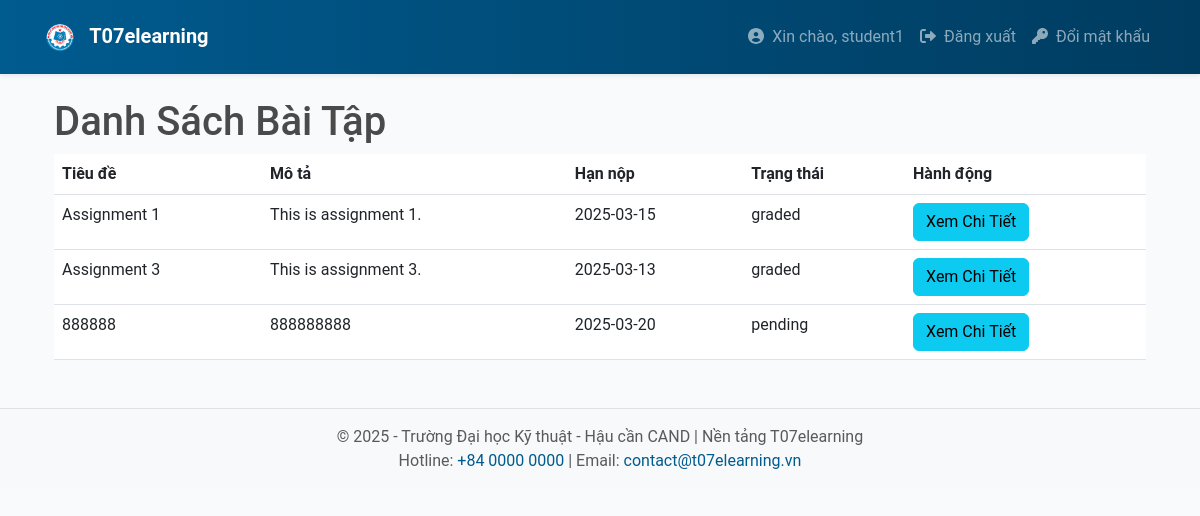
The app's page /student/view_assignments (signed in) with its own data.
### app/models.py (models this page shows, shortened)
class User(UserMixin, db.Model):
    __tablename__ = 'users'
    id = db.Column(db.Integer, primary_key=True)
    username = db.Column(db.String(64), unique=True, nullable=False)
    email = db.Column(db.String(120), unique=True, nullable=False)
    password_hash = db.Column(db.String(128), nullable=False)
    registered_on = db.Column(db.DateTime, default=datetime.utcnow)
    last_seen = db.Column(db.DateTime, default=datetime.utcnow, onupdate=datetime.utcnow)
    roles = db.relationship('Role', secondary='user_roles', back_populates='users')
    courses = db.relationship('Course', backref='lecturer', lazy='dynamic')
    enrollments = db.relationship('Enrollment', backref='student', lazy='dynamic')
    submissions = db.relationship('Submission', backref='student', lazy='dynamic')
    notifications = db.relationship('Notification', backref='user', lazy='dynamic')
    def is_student(self):
        return any(role.name == 'student' for role in self.roles)

class Submission(db.Model):
    __tablename__ = 'submissions'
    id = db.Column(db.Integer, primary_key=True)
    assignment_id = db.Column(db.Integer, db.ForeignKey('assignments.id'), nullable=False)
    student_id = db.Column(db.Integer, db.ForeignKey('users.id'), nullable=False)
    submission_date = db.Column(db.DateTime, default=datetime.utcnow)
    file_url = db.Column(db.String(512), nullable=True)
    grade = db.Column(db.Float, nullable=True)
    feedback = db.Column(db.Text, nullable=True)
    status = db.Column(db.String(64), nullable=False, default='pending')
    answer = db.Column(db.Text, nullable=True)
    assignment = db.relationship('Assignment', back_populates='submissions')

class Assignment(db.Model):
    __tablename__ = 'assignments'
    id = db.Column(db.Integer, primary_key=True)
    class_id = db.Column(db.Integer, db.ForeignKey('classes.id'), nullable=False)
    title = db.Column(db.String(128), nullable=False)
    description = db.Column(db.Text, nullable=True)
    due_date = db.Column(db.DateTime, nullable=False)
    max_attempts = db.Column(db.Integer, default=1)
    created_on = db.Column(db.DateTime, default=datetime.utcnow)
    attachment_url = db.Column(db.String(512), nullable=True)
    class_link = db.Column(db.String(256), nullable=True)  # New field for class link
    lecturer_id = db.Column(db.Integer, db.ForeignKey('users.id'), nullable=False)
    deadline_duration = db.Column(db.Integer, nullable=False, default=0)
    submissions = db.relationship('Submission', back_populates='assignment')

### app/student/routes.py (the view)
@bp.route('/view_assignments')
@login_required
def view_assignments():
    if not current_user.is_student():  # Check if the user is a student
        flash('Bạn không có quyền truy cập trang này.', 'danger')
        return redirect(url_for('main.index'))  # Redirect to main page
    submissions = Submission.query.filter_by(student_id=current_user.id).all()
    return render_template('student/assignments.html', submissions=submissions)

### app/templates/student/assignments.html
{% extends "base.html" %}
{% block content %}
<div class="container">
    <h1>Danh Sách Bài Tập</h1>
    <table class="table">
        <thead>
            <tr>
                <th>Tiêu đề</th>
                <th>Mô tả</th>
                <th>Hạn nộp</th>
                <th>Trạng thái</th>
                <th>Hành động</th>
            </tr>
        </thead>
        <tbody>
            {% for submission in submissions %}
            <tr>
                <td>{{ submission.assignment.title }}</td>
                <td>{{ submission.assignment.description }}</td>
                <td>{{ submission.assignment.due_date.strftime('%Y-%m-%d') }}</td>
                <td>{{ submission.status }}</td>
                <td>
                    <a href="{{ url_for('student.view_assignment', assignment_id=submission.assignment.id) }}" class="btn btn-info">Xem Chi Tiết</a>
                </td>
            </tr>
            {% endfor %}
        </tbody>
    </table>
</div>
{% endblock %}

### app/templates/base.html (shortened to what this page needs)
<!DOCTYPE html>
<html lang="vi">
  <head>
    <link
      rel="stylesheet"
      href="https://cdn.jsdelivr.net/npm/bootstrap@5.3.0/dist/css/bootstrap.min.css"
    />
    <link
      rel="stylesheet"
      href="{{ url_for('static', filename='css/main.css') }}"
    />
  </head>
  <body>
    <nav class="navbar navbar-expand-lg navbar-dark bg-t07 py-3 shadow-sm">
      <div class="container">
        <a class="navbar-brand fw-bold" href="{{ url_for('main.index') }}">
          <img
            src="{{ url_for('static', filename='images/logo.png') }}"
            alt="T07 Logo"
            height="30"
            class="me-2"
          />
          T07elearning
        </a>
        <div class="collapse navbar-collapse" id="mainNav">
          <ul class="navbar-nav ms-auto">
            {% if current_user.is_authenticated %}
            <li class="nav-item">
              <a class="nav-link" href="#">
                <i class="fas fa-user-circle me-1"></i> Xin chào, {{
                current_user.username }}
              </a>
            </li>
            <li class="nav-item">
              <a class="nav-link" href="{{ url_for('auth.logout') }}">
                <i class="fas fa-sign-out-alt me-1"></i> Đăng xuất
              </a>
            </li>
            <li class="nav-item">
              <a class="nav-link" href="{{ url_for('auth.change_password') }}">
                <i class="fas fa-key me-1"></i> Đổi mật khẩu
              </a>
            </li>
              {% endif %}
          </ul>
        </div>
      </div>
    </nav>
    <div class="container my-4">{% block content %} {% endblock %}</div>
    <footer class="bg-light py-3 footer-t07 mt-5">
      <div class="container text-center text-muted">
        <p class="mb-0">
          &copy; 2025 - Trường Đại học Kỹ thuật - Hậu cần CAND | Nền tảng
          T07elearning
        </p>
        <p class="mb-0">
          Hotline: <a href="tel:+8400000000">+84 0000 0000</a> | Email:
          <a href="mailto:contact@t07elearning.vn">contact@t07elearning.vn</a>
        </p>
      </div>
    </footer>
  </body>
</html>

### app/static/css/main.css (style rules this page uses)
* { box-sizing: border-box; }
body { font-family: "Roboto", sans-serif; background-color: #f9fafc; color: #4a4a4a; }
.bg-t07 { background: linear-gradient(90deg, #005b8f 0%, #003c60 100%); }
.footer-t07 { border-top: 1px solid #e2e2e2; }
.footer-t07 a { color: #005b8f; text-decoration: none; }

### records on screen
User: username "student1"
Submission: assignment "Assignment 1", assignment.description "This is assignment 1.", assignment.due_date "2025-03-15", status "graded"
Submission: assignment "Assignment 3", assignment.description "This is assignment 3.", assignment.due_date "2025-03-13", status "graded"
Submission: assignment "888888", assignment.description "888888888", assignment.due_date "2025-03-20", status "pending"
